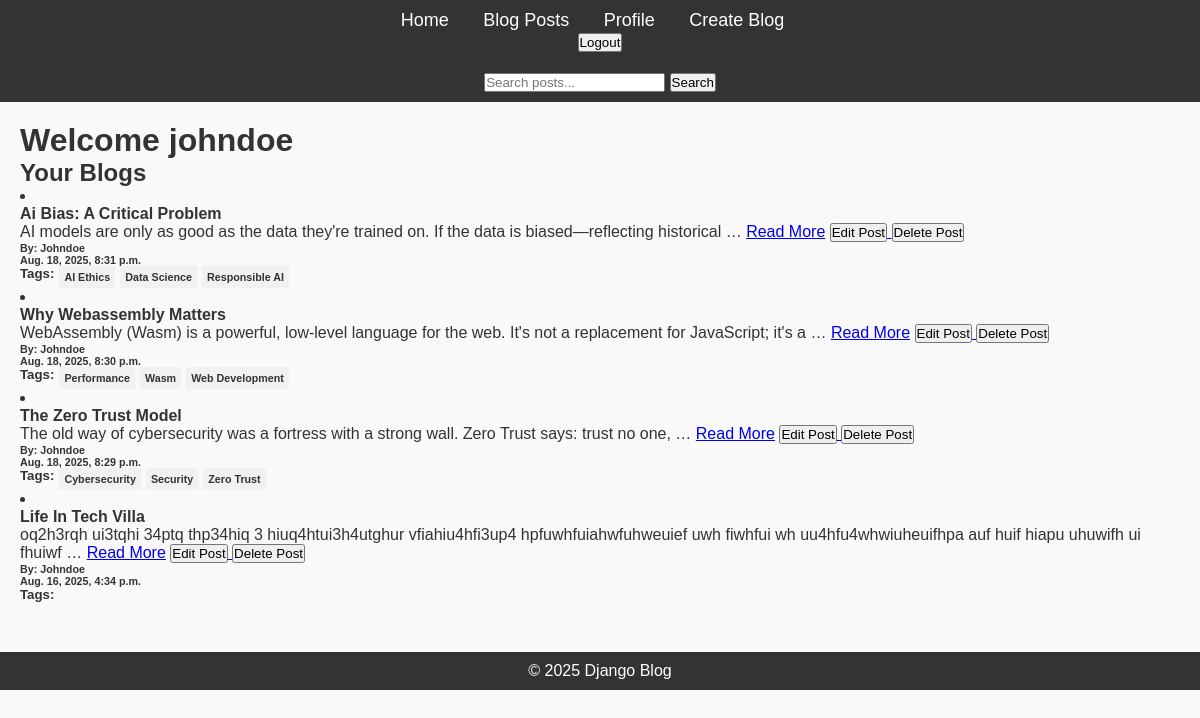
Page /blog/profile/2/ (signed in) on the committed database.
### blog/models.py (models this page shows)
class Post(models.Model):
    title = models.CharField(max_length=200)
    content = models.TextField()
    published_date = models.DateTimeField(auto_now_add=True)
    author = models.ForeignKey(User, on_delete=models.CASCADE)
    tags = TaggableManager()

### blog/views.py (the view)
# urls.py: path('profile/<int:pk>/', UserProfileView.as_view(), name='user_profile'),
class UserProfileView(DetailView):
    model = User
    template_name = 'blog/user_profile.html'
    context_object_name = 'user'
    def get_context_data(self, **kwargs):
        context = super().get_context_data(**kwargs)
        context['posts'] = Post.objects.all().filter(author=self.request.user).order_by('-published_date')
        return context

### blog/templates/blog/user_profile.html
{% extends 'blog/base.html' %}
{% block content %}
<h1>
    Welcome {{ user.username }}
</h1>
<h2>Your Blogs</h2>
{% for post in posts %}
      <li>
            <h4>{{ post.title|title }}</h4>
            <p>
                {{post.content|truncatewords:18}} <a href="{% url 'viewing_post' pk=post.id %}">Read More</a>
                <a href="{% url 'update_post' pk=post.id %}"><button>Edit Post</button> </a> <a href="{% url 'delete_post' pk=post.id %}"><button>Delete Post</button></a>
            </p>
            <h6>By: {{ post.author|title }}</h6>
            <h6>{{ post.published_date}}</h6>
            <ul style="display: flex;">
                <h5>Tags:</h5>
                {% for i in post.tags.all %}
                  <h6 style="background-color: #f1f1f1; margin-left: 5px; padding: 5px;">{{ i }}</h6>
                {% endfor %}
            </ul>
      </li>
{% endfor %}
{% endblock %}

### blog/static/css/styles.css (style rules this page uses)
* { margin: 0; padding: 0; box-sizing: border-box; }
body { font-family: Arial, sans-serif; background-color: #f9f9f9; color: #333; }

### rows in the picture
Post: title "Ai Bias: A Critical Problem", content "AI models are only as good as the data they're trained on. If the data is biased—reflecting historical …", author "Johndoe", published_date "Aug. 18, 2025, 8:31 p.m."
Tag: name "AI Ethics"
Tag: name "Data Science"
Tag: name "Responsible AI"
Post: title "Why Webassembly Matters", content "WebAssembly (Wasm) is a powerful, low-level language for the web. It's not a replacement for JavaScript; it's a …", author "Johndoe", published_date "Aug. 18, 2025, 8:30 p.m."
Tag: name "Performance"
Tag: name "Wasm"
Tag: name "Web Development"
Post: title "The Zero Trust Model", content "The old way of cybersecurity was a fortress with a strong wall. Zero Trust says: trust no one, …", author "Johndoe", published_date "Aug. 18, 2025, 8:29 p.m."
Tag: name "Cybersecurity"
Tag: name "Security"
Tag: name "Zero Trust"
Post: title "Life In Tech Villa", content "oq2h3rqh ui3tqhi 34ptq thp34hiq 3 hiuq4htui3h4utghur vfiahiu4hfi3up4 hpfuwhfuiahwfuhweuief uwh fiwhfui wh uu4hfu4whwiuheuifhpa auf huif hiapu uhuwifh ui fhuiwf …", author "Johndoe", published_date "Aug. 16, 2025, 4:34 p.m."

### other values in the picture
{{ user.username }} "johndoe"
